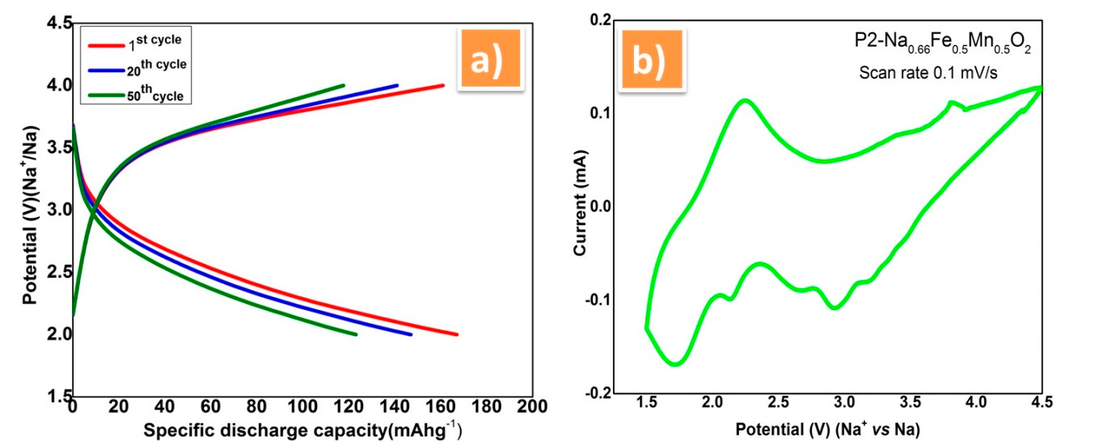
#> input picture physchem/liion/PMC7077619/pdfimages/image.8.3.81_523.164_342/raw.png, 1095 x 442 px, shrunk from 1354 x 546 before the run, found by its file name; the run also reads 4 pictures not shown here
$ jupyter execute convolve1.ipynb   (older library calls are emulated)
#> lines starting #> are read from the running program, lines starting #| are printed output that depends on the picture; after the words box and inside, x2 and y2 are one past the last pixel; in counts of white or black regions, pixels touching at a corner belong together
### physchem/labels.py
from scipy.ndimage import label, generate_binary_structure

def filter_less_than(arr, k):
    return arr[np.nonzero(arr < k)]

# [61 lines left out: functions filter_equals, test1, label_binary, not called in this run]

import matplotlib.pyplot as plt
import matplotlib.patches as mpatches

from skimage import data
from skimage.filters import threshold_otsu
from skimage.segmentation import clear_border
from skimage.measure import label, regionprops
from skimage.morphology import closing, square
from skimage.color import label2rgb

# [44 lines left out: functions create_filtered_image, ensure_white_bg_binary, thin_binary, not called in this run]

def thin_skeleton_file(image_file, max_iter=25, thresh=180, mode="skeleton"):
    # mode = skeleton or thin
    import numpy as np
    from PIL import Image

    im_gray =np.array(Image.open(image_file).convert("L"))
    return thin_skeleton_gray(im_gray, max_iter, thresh, mode=mode)

def thin_skeleton_gray(im_gray, max_iter=25, thresh=180, mode="skeleton"):
    import numpy as np
    from skimage.morphology import skeletonize, thin
    maxval = 255
    im_bin = (im_gray > thresh) * maxval
    im_invert = (255 - im_bin)
    image = im_invert
    # binarize; this is white on black which skeletonize wants
    image = np.where(image > 0, 1, 0)

    thinned_image = skeletonize(image) if mode=="skeleton" else thin(image, max_iter)
    return thinned_image


# [37 lines left out: functions subplot, segments, not called in this run]

### physchem/convolve1.ipynb
[cell 1]
# unit tests

[cell 2]
# [57 lines left out: functions make_rgb_vector, save_rgb_as_uint8_file, more_uint8_stuff, not called in this run]

[cell 3]
def create_grid(rows, cols, drow, dcol, intensity=255):
#> called with rows = 129, cols = 137, drow = 7, dcol = 3, intensity = 255
    a = np.zeros((rows, cols), dtype=np.int)
    for i in range(rows):
        if i%drow == 0:
            a[::, i:i+1] = intensity
    for j in range(cols):
        if j%dcol == 0:
            a[j:j + 1, ::] = intensity

    return a

# [14 lines left out: functions box, create_boxes, not called in this run]

def create_skeleton(image_file):
    import labels
    binary = labels.thin_skeleton_file(image_file)
    return binary

[cell 4]
# [7 lines left out: function convolve2d, not called in this run]

[cell 5]
def convolve_normalize_transpose(grid, kernel, title="title"):
#> called with kernel = array of shape (7, 3), title = 'title'
    from scipy import ndimage
    from PIL import Image

#    scipy.ndimage.convolve(input, weights, output=None, mode='reflect', cval=0.0, origin=0)
    convolve_cut = 0.9

    if np.any(grid)==None:
        print("grid missing")
        return
    if np.any(kernel)==None:
        print("kernel missing")
        return
    convolved = ndimage.convolve(grid, kernel)
    max = np.max(convolved)
    # normalize to grayscale
    convolved = np.where(convolved < max * convolve_cut , 0, convolved)
    convolved = convolved.astype(np.uint8)
    img = Image.fromarray(convolved)
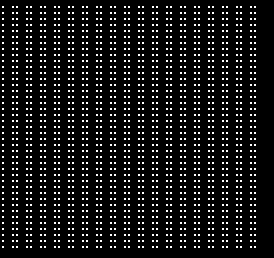
#> img: PIL image 137x129 L (shown 2 times larger); values 0 (black) and 22 (white), 8.6% white in thin lines or dots, all inside (x1, y1, x2, y2) = (1, 3, 128, 124)
    img.save(title+".png")
    convolved_t = np.transpose(convolved)
    return convolved, convolved_t

def convolve_and_plot(grid, kernel, title="title"):
    from PIL import Image
    convolved, convolved_t = convolve_normalize_transpose(grid, kernel, title)
#> in convolve_normalize_transpose (call 2), `img = Image.fromarray(convolved)`: img: PIL image 137x129 L; values 0 (black) and 34 (white), 17.8% white in thin lines or dots
#> in convolve_normalize_transpose (call 3), `img = Image.fromarray(convolved)`: img: PIL image 137x129 L; values 0 (black) and 138 (white), 4.3% white in thin lines or dots, all inside (x1, y1, x2, y2) = (7, 3, 127, 127)
#> in convolve_normalize_transpose (call 4), `img = Image.fromarray(convolved)`: img: PIL image 137x129 L; values 0 (black) and 48 (white), 4.5% white in thin lines or dots, all inside (x1, y1, x2, y2) = (7, 3, 127, 129)
#> in convolve_normalize_transpose (call 5), `img = Image.fromarray(convolved)`:
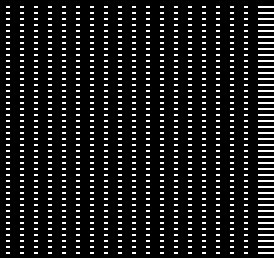
#> img: PIL image 137x129 L (shown 2 times larger); values 0 (black) and 252 (white), 10.5% white in thin lines or dots
    plot(convolved)
#    img = Image.fromarray(convolved)
#    img.save(title+".png")

#    plot(convolved_t)

[cell 6]
def plot(myarray):
    import matplotlib.pyplot as plt
    plt.imshow(myarray)
    plt.show()

def plot_file(file):
    array = Image.open(file, "r")
    plot(array)

[cell 7]
import numpy as np

def normalize_box(box):
    """ adds offset to normalize sum = zero """
    area = box.shape[0] * box.shape[1]
    newbox = box - np.sum(box) / area
    return newbox

def create_array_kernel(name, data_array):
    array = normalize_box(data_array)
    return array

def create_kernel(name, width=None, height=None, linewidth=1, intens=1):
    if width==None or height==None:
        raise Exception("must give width and height")

    def half_points(w, h, lw):
        hw = (w + 1) // 2
        hh = (h + 1) // 2
        hlw = (lw + 1) // 2
        return hw, hh, hlw

    def rect(w, h, lw, intens):
        box = np.zeros((width, height))
        box[0:lw, ::] = intens
        box[w - lw, ::] = intens
        box[::, 0:lw] = intens
        box[::, h-lw:h] = intens
        return box

    def vert(w, h, lw, intens):
        hw, hh, hlw = half_points(w, h, lw)
        box = np.zeros((w, h))
        box[hw - hlw : hw + hlw - 1, ::] = intens
        return box

    def horiz(w, h, lw, intens):
        box = np.zeros((w, h))
        hw, hh, hlw = half_points(w, h, lw)
        box[::, hw - hlw : hw + hlw - 1] = intens
        return box

    def cross(w, h, lw, intens):
        box = np.zeros((w, h))
        hw, hh, hlw = half_points(w, h, lw)
        box[hw - hlw : hw + hlw - 1, ::] = intens
        box[::, hh - hlw : hh + hlw - 1] = intens

        return box

    # top left angle
    def nw(w, h, lw, intens):
        box = np.zeros((w, h))
        hw, hh, hlw = half_points(w, h, lw)
        box[hw - 1 : hw,       hh:] = intens
        box[0:hw,       hh - 1: hh] = intens
#        print("nw", w, h, "\n", box)
        return box

    # top right angle
    def sw(w, h, lw, intens):
        box = np.zeros((w, h))
        hw, hh, hlw = half_points(w, h, lw)
        box[hw - 1 :,    hh - 1: hh] = intens
        box[hw - 1 : hw, 0: hh] = intens
#        print("sw", w, h, "\n", box)
        return box

    # bottom left
    def ne(w, h, lw, intens):
        box = np.zeros((w, h))
        hw, hh, hlw = half_points(w, h, lw)
        box[hw - 1 : hw , hh - 1:] = intens
        box[hw : ,  hh - 1 : hh] = intens
#        print("ne", h, w, "\n", box)
        return box

    # bottom right
    def se(w, h, lw, intens):
        box = np.zeros((w, h))
        hw, hh, hlw = half_points(w, h, lw)
        box[0 : hw - 1,   hh - 1: hh] = intens
        box[hw - 1 : hw,     0 : hh] = intens
#        print("se", w, h, "\n", box)
        return box

    kernels = {
        "rect" : rect (width, height, linewidth, intens),
        "horiz": horiz(width, height, linewidth, intens),
        "vert" : vert (width, height, linewidth, intens),
        "cross": cross(width, height, linewidth, intens),
        "se"   : se   (width, height, linewidth, intens),
        "ne"   : ne   (width, height, linewidth, intens),
        "sw"   : sw   (width, height, linewidth, intens),
        "nw"   : nw   (width, height, linewidth, intens),
    }

    func = kernels[name]
    box = func
    new_box = normalize_box(box)
    return new_box

# [13 lines left out: function create_small_grid, not called in this run]

[cell 8]
def smalltest():
    halfw = 2
    import os
    import numpy as np
    from scipy import ndimage
    from PIL import Image

    float_formatter = "{:.2f}".format
    np.set_printoptions(formatter={'float_kind':float_formatter})

    gridw = 129
    gridh = 137
    grid = create_grid(gridw, gridh, 7, 3)

    print("rect73")
    rect_kernel = create_kernel("rect", 7,3)
    convolve_and_plot(grid, rect_kernel)
    print("rect37")
    rect_kernel = create_kernel("rect", 3,7)
    convolve_and_plot(grid, rect_kernel)
    print("cross")
    cross_kernel = create_kernel("cross", 5, 7, intens=3)
    convolve_and_plot(grid, cross_kernel)
    print("horiz")
    horiz_kernel = create_kernel("horiz", 5, 5)
    convolve_and_plot(grid, horiz_kernel)
    print("vert")
    vert_kernel = create_kernel("vert", 5, 5)
    convolve_and_plot(grid, vert_kernel)

    mydata = np.array([
        [1, 1, 0, 1, 1],
        [1, 0, 0, 0, 1],
        [1, 0, 0, 0, 1],
        [1, 1, 0, 1, 1],
    ])

    print("[]")
    kernel = create_array_kernel("[]", mydata)

    convolve_and_plot(grid, kernel)
#> in convolve_normalize_transpose (call 6), `img = Image.fromarray(convolved)`:
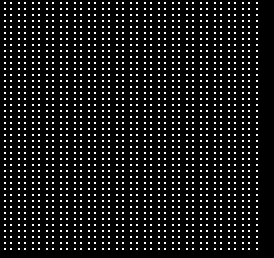
#> img: PIL image 137x129 L (shown 2 times larger); values 0 (black) and 202 (white), 8.8% white in thin lines or dots, all inside (x1, y1, x2, y2) = (2, 1, 129, 125)

    print("===FINISHED smalltest===")

smalltest()

[cell 9]
# [17 lines left out: function old_plot, not called in this run]

[cell 10]
def plot_conv(title, w, h, file):
    import os
    print(title, "-", w, "-", h, "\n", "NOTE x and y may be interchanged")
    kernel = create_kernel(title, w, h)
    plot_pdfimages(kernel, title + str(w)+"-"+str(h)+".png", file)
    return

def plot_pdfimages(kernel, title, file):
    import os
    from PIL import Image
    from matplotlib import pyplot as plt

    bits = os.path.split(file)
    print("bits", bits)
    skeleton = create_skeleton(file)
    convolve_and_plot(skeleton, kernel, title);

# [8 lines left out: function explore_hw, not called in this run]

def plot_pdf_files():
    import os
    HOME = os.path.expanduser("~")
    files = [os.path.join(HOME,
        'workspace/jupyter/physchem/liion/PMC7077619/pdfimages/image.8.3.81_523.164_342/raw.png'),
            os.path.join(HOME, 'workspace/jupyter/physchem/images/capacitycycle.png'),
            os.path.join(HOME, 'workspace/jupyter/physchem/liion/PMC7077619/pdfimages/image.8.3.81_523.164_342/raw.png'),
            os.path.join(HOME, 'workspace/jupyter/physchem/liion/PMC7075112/pdfimages/image.5.2.98_499.292_449/raw.png'),
            os.path.join(HOME, 'workspace/jupyter/physchem/liion/PMC7075112/pdfimages/image.4.3.117_479.722_864/raw.png'),
            os.path.join(HOME, 'workspace/jupyter/physchem/liion/PMC7074852/pdfimages/image.7.3.86_507.385_495/raw.png'),
            os.path.join(HOME, 'workspace/jupyter/physchem/liion/PMC7067258/pdfimages/image.5.1.52_283.71_339/raw.png'),
        ]

    for file in files:
        print(file)
        if not os.path.isfile(file):
            print("nonexistent ", file)
            return

        test = False
        if test:
            # explore best hw values
            explore_hw(file)
        else:
            plot_conv("vert",  3, 3, file)
            plot_conv("horiz", 3, 3, file)
            plot_conv("se",    5, 5, file)
            plot_conv("sw",    9, 9, file)
            plot_conv("nw",    9, 9, file)
            plot_conv("ne",    13, 13, file)
#> this loop made 7 passes
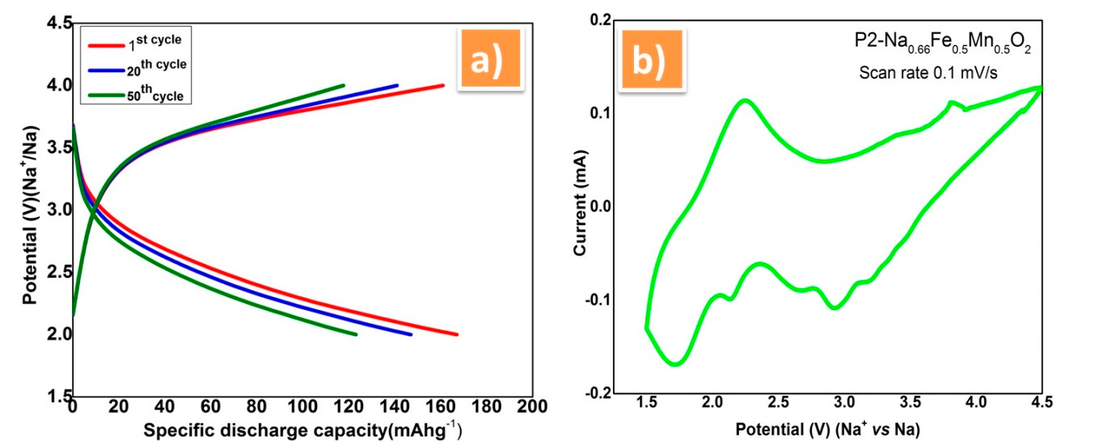
#> input picture physchem/liion/PMC7077619/pdfimages/image.8.3.81_523.164_342/raw.png, 1095 x 442 px, shrunk from 1354 x 546 before the run, found by its file name
#> pass 1, in thin_skeleton_file, `im_gray =np.array(Image.open(image_file).convert("L"))`:
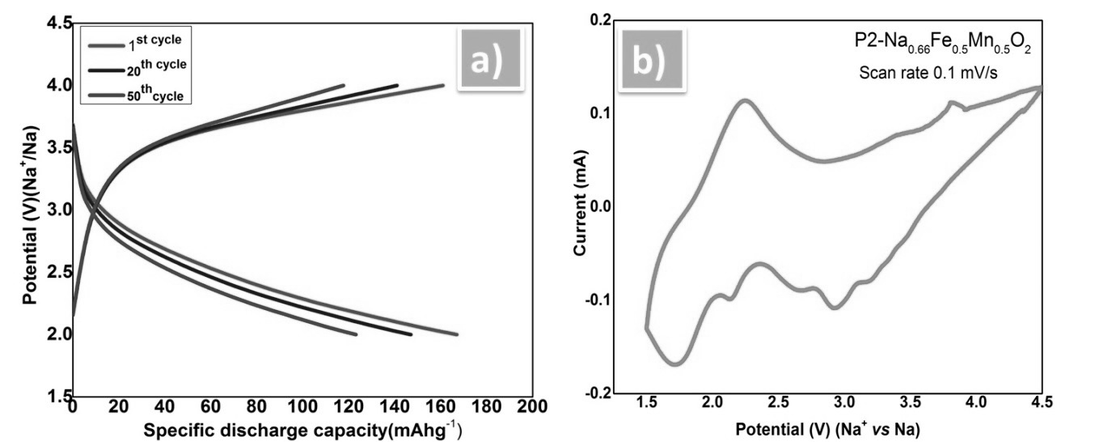
#> im_gray: shape (442, 1095); min 0, max 255, mean 240.9
#> pass 1, in thin_skeleton_gray, `im_bin = (im_gray > thresh) * maxval`:
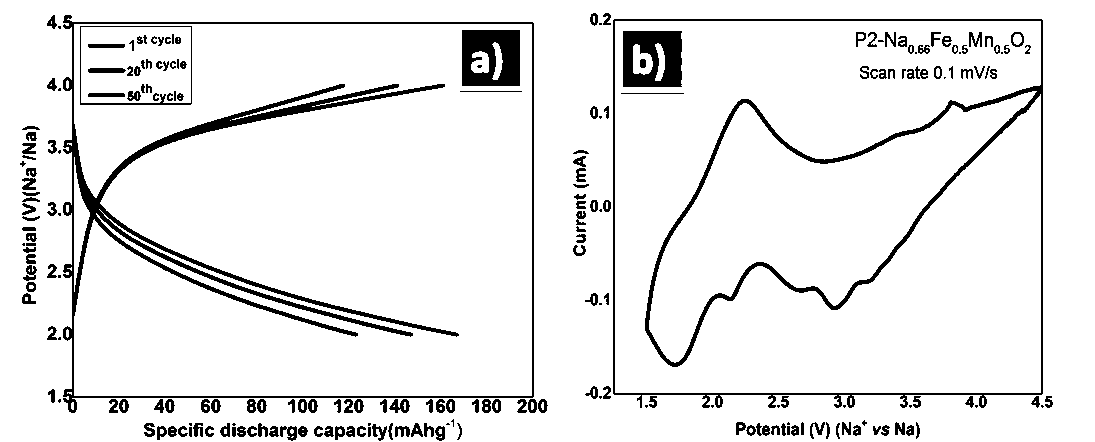
#> im_bin: shape (442, 1095) int64; 91.9% white; 221 black regions (35 under 20 px), largest, box (x1, y1, x2, y2) and area: (63, 15, 534, 413) 12433, (613, 19, 1043, 408) 8725, (462, 30, 520, 86) 2698
#> pass 1, in plot (call 10), `plt.show()`:
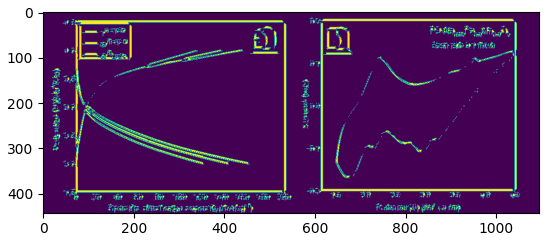
#> figure drawn by matplotlib, 1 panel
#> pass 1, in plot (call 11), `plt.show()`:
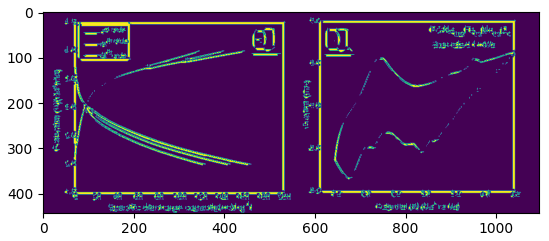
#> figure drawn by matplotlib, 1 panel
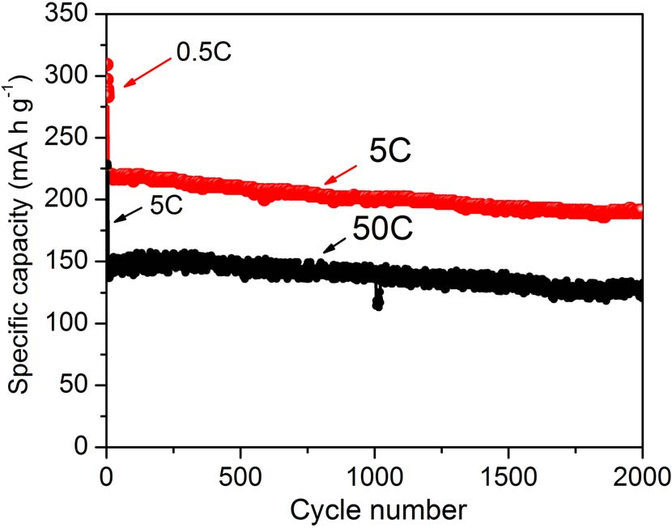
#> input picture physchem/images/capacitycycle.png, 672 x 528 px, shrunk from 830 x 652 before the run, found by its file name
#> pass 2, in plot (call 17), `plt.show()`:
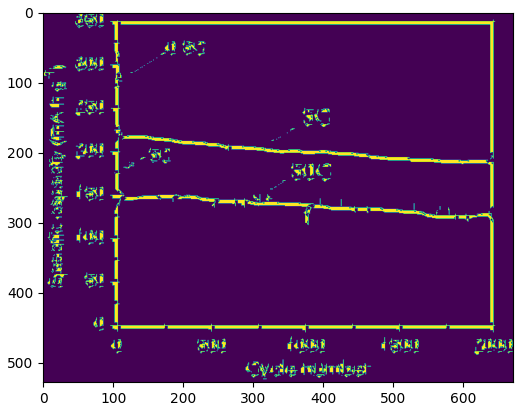
#> figure drawn by matplotlib, 1 panel
#> pass 2, in plot (call 18), `plt.show()`:
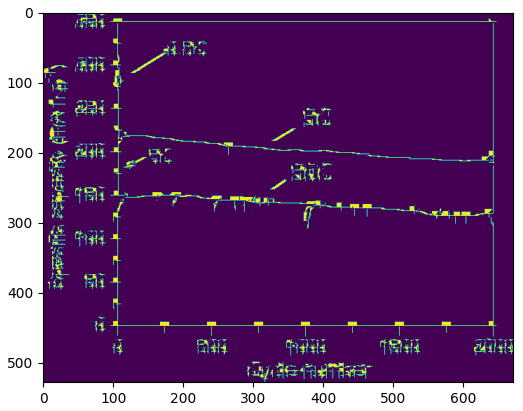
#> figure drawn by matplotlib, 1 panel
    return

plot_pdf_files()
